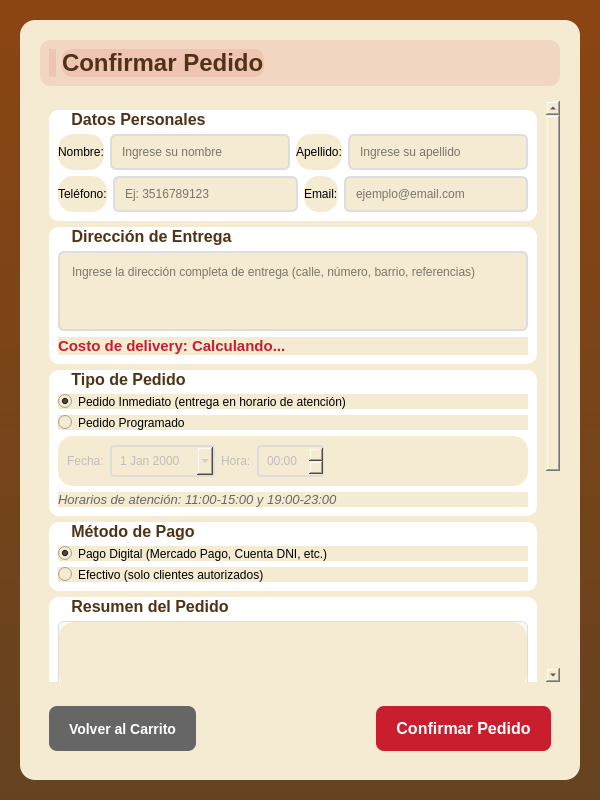
<?xml version="1.0" encoding="UTF-8"?>
<ui version="4.0">
 <class>ConfirmacionPedido</class>
 <widget class="QWidget" name="ConfirmacionPedido">
  <property name="geometry">
   <rect>
    <x>0</x>
    <y>0</y>
    <width>600</width>
    <height>800</height>
   </rect>
  </property>
  <property name="windowTitle">
   <string>Confirmar Pedido - Rotisería El Buen Gusto</string>
  </property>
  <property name="styleSheet">
   <string notr="true">
   QWidget {
       background: qlineargradient(x1:0, y1:0, x2:0, y2:1, stop:0 #8B4513, stop:1 #654321);
       font-family: 'Segoe UI', Arial, sans-serif;
   }
   </string>
  </property>
  <layout class="QVBoxLayout" name="verticalLayout_main">
   <property name="spacing">
    <number>10</number>
   </property>
   <property name="leftMargin">
    <number>20</number>
   </property>
   <property name="topMargin">
    <number>20</number>
   </property>
   <property name="rightMargin">
    <number>20</number>
   </property>
   <property name="bottomMargin">
    <number>20</number>
   </property>
   <item>
    <widget class="QFrame" name="frame_main">
     <property name="styleSheet">
      <string notr="true">background-color: #F5EBD2; border-radius: 15px;</string>
     </property>
     <property name="frameShape">
      <enum>QFrame::Shape::StyledPanel</enum>
     </property>
     <layout class="QVBoxLayout" name="verticalLayout_frame">
      <property name="spacing">
       <number>15</number>
      </property>
      <property name="leftMargin">
       <number>20</number>
      </property>
      <property name="topMargin">
       <number>20</number>
      </property>
      <property name="rightMargin">
       <number>20</number>
      </property>
      <property name="bottomMargin">
       <number>20</number>
      </property>
      <item>
       <widget class="QFrame" name="frame_header">
        <property name="maximumSize">
         <size>
          <width>16777215</width>
          <height>80</height>
         </size>
        </property>
        <property name="styleSheet">
         <string notr="true">background-color: rgba(200, 30, 45, 0.1); border-radius: 10px;</string>
        </property>
        <layout class="QHBoxLayout" name="horizontalLayout_header">
         <item>
          <widget class="QLabel" name="label_logo">
           <property name="maximumSize">
            <size>
             <width>50</width>
             <height>50</height>
            </size>
           </property>
           <property name="text">
            <string/>
           </property>
           <property name="pixmap">
            <pixmap resource="img.qrc">:/logo.png</pixmap>
           </property>
           <property name="scaledContents">
            <bool>true</bool>
           </property>
          </widget>
         </item>
         <item>
          <widget class="QLabel" name="label_titulo">
           <property name="font">
            <font>
             <family>Segoe UI</family>
             <pointsize>18</pointsize>
             <bold>true</bold>
            </font>
           </property>
           <property name="styleSheet">
            <string notr="true">color: rgb(80,50,20);</string>
           </property>
           <property name="text">
            <string>Confirmar Pedido</string>
           </property>
          </widget>
         </item>
         <item>
          <spacer name="horizontalSpacer_header">
           <property name="orientation">
            <enum>Qt::Orientation::Horizontal</enum>
           </property>
           <property name="sizeHint" stdset="0">
            <size>
             <width>40</width>
             <height>20</height>
            </size>
           </property>
          </spacer>
         </item>
        </layout>
       </widget>
      </item>
      <item>
       <widget class="QScrollArea" name="scrollArea_main">
        <property name="styleSheet">
         <string notr="true">QScrollArea { border: none; background-color: transparent; }</string>
        </property>
        <property name="widgetResizable">
         <bool>true</bool>
        </property>
        <widget class="QWidget" name="scrollAreaWidgetContents">
         <property name="geometry">
          <rect>
           <x>0</x>
           <y>0</y>
           <width>538</width>
           <height>1200</height>
          </rect>
         </property>
         <layout class="QVBoxLayout" name="verticalLayout_scroll">
          <item>
           <widget class="QGroupBox" name="groupBox_datosPersonales">
            <property name="font">
             <font>
              <pointsize>12</pointsize>
              <bold>true</bold>
             </font>
            </property>
            <property name="styleSheet">
             <string notr="true">
             QGroupBox {
                 background-color: white;
                 border-radius: 10px;
                 padding-top: 15px;
                 color: rgb(80,50,20);
             }
             QGroupBox::title {
                 subcontrol-origin: margin;
                 left: 10px;
                 padding: 0 10px 0 10px;
             }
             </string>
            </property>
            <property name="title">
             <string>Datos Personales</string>
            </property>
            <layout class="QVBoxLayout" name="verticalLayout_datosPersonales">
             <item>
              <layout class="QHBoxLayout" name="horizontalLayout_nombres">
               <item>
                <widget class="QLabel" name="label_nombre">
                 <property name="text">
                  <string>Nombre:</string>
                 </property>
                 <property name="font">
                  <font>
                   <bold>false</bold>
                  </font>
                 </property>
                </widget>
               </item>
               <item>
                <widget class="QLineEdit" name="lineEdit_nombre">
                 <property name="styleSheet">
                  <string notr="true">QLineEdit { padding: 8px; border: 2px solid #ddd; border-radius: 6px; }</string>
                 </property>
                 <property name="placeholderText">
                  <string>Ingrese su nombre</string>
                 </property>
                </widget>
               </item>
               <item>
                <widget class="QLabel" name="label_apellido">
                 <property name="text">
                  <string>Apellido:</string>
                 </property>
                 <property name="font">
                  <font>
                   <bold>false</bold>
                  </font>
                 </property>
                </widget>
               </item>
               <item>
                <widget class="QLineEdit" name="lineEdit_apellido">
                 <property name="styleSheet">
                  <string notr="true">QLineEdit { padding: 8px; border: 2px solid #ddd; border-radius: 6px; }</string>
                 </property>
                 <property name="placeholderText">
                  <string>Ingrese su apellido</string>
                 </property>
                </widget>
               </item>
              </layout>
             </item>
             <item>
              <layout class="QHBoxLayout" name="horizontalLayout_contacto">
               <item>
                <widget class="QLabel" name="label_telefono">
                 <property name="text">
                  <string>Teléfono:</string>
                 </property>
                 <property name="font">
                  <font>
                   <bold>false</bold>
                  </font>
                 </property>
                </widget>
               </item>
               <item>
                <widget class="QLineEdit" name="lineEdit_telefono">
                 <property name="styleSheet">
                  <string notr="true">QLineEdit { padding: 8px; border: 2px solid #ddd; border-radius: 6px; }</string>
                 </property>
                 <property name="placeholderText">
                  <string>Ej: 3516789123</string>
                 </property>
                </widget>
               </item>
               <item>
                <widget class="QLabel" name="label_email">
                 <property name="text">
                  <string>Email:</string>
                 </property>
                 <property name="font">
                  <font>
                   <bold>false</bold>
                  </font>
                 </property>
                </widget>
               </item>
               <item>
                <widget class="QLineEdit" name="lineEdit_email">
                 <property name="styleSheet">
                  <string notr="true">QLineEdit { padding: 8px; border: 2px solid #ddd; border-radius: 6px; }</string>
                 </property>
                 <property name="placeholderText">
                  <string>ejemplo@email.com</string>
                 </property>
                </widget>
               </item>
              </layout>
             </item>
            </layout>
           </widget>
          </item>
          <item>
           <widget class="QGroupBox" name="groupBox_direccionEntrega">
            <property name="font">
             <font>
              <pointsize>12</pointsize>
              <bold>true</bold>
             </font>
            </property>
            <property name="styleSheet">
             <string notr="true">
             QGroupBox {
                 background-color: white;
                 border-radius: 10px;
                 padding-top: 15px;
                 color: rgb(80,50,20);
             }
             QGroupBox::title {
                 subcontrol-origin: margin;
                 left: 10px;
                 padding: 0 10px 0 10px;
             }
             </string>
            </property>
            <property name="title">
             <string>Dirección de Entrega</string>
            </property>
            <layout class="QVBoxLayout" name="verticalLayout_direccion">
             <item>
              <widget class="QTextEdit" name="textEdit_direccion">
               <property name="maximumSize">
                <size>
                 <width>16777215</width>
                 <height>80</height>
                </size>
               </property>
               <property name="styleSheet">
                <string notr="true">QTextEdit { padding: 8px; border: 2px solid #ddd; border-radius: 6px; }</string>
               </property>
               <property name="placeholderText">
                <string>Ingrese la dirección completa de entrega (calle, número, barrio, referencias)</string>
               </property>
              </widget>
             </item>
             <item>
              <widget class="QLabel" name="label_costoDelivery">
               <property name="font">
                <font>
                 <pointsize>11</pointsize>
                 <bold>true</bold>
                </font>
               </property>
               <property name="styleSheet">
                <string notr="true">color: rgb(200, 30, 45);</string>
               </property>
               <property name="text">
                <string>Costo de delivery: Calculando...</string>
               </property>
              </widget>
             </item>
            </layout>
           </widget>
          </item>
          <item>
           <widget class="QGroupBox" name="groupBox_tipoPedido">
            <property name="font">
             <font>
              <pointsize>12</pointsize>
              <bold>true</bold>
             </font>
            </property>
            <property name="styleSheet">
             <string notr="true">
             QGroupBox {
                 background-color: white;
                 border-radius: 10px;
                 padding-top: 15px;
                 color: rgb(80,50,20);
             }
             QGroupBox::title {
                 subcontrol-origin: margin;
                 left: 10px;
                 padding: 0 10px 0 10px;
             }
             </string>
            </property>
            <property name="title">
             <string>Tipo de Pedido</string>
            </property>
            <layout class="QVBoxLayout" name="verticalLayout_tipoPedido">
             <item>
              <widget class="QRadioButton" name="radioButton_inmediato">
               <property name="text">
                <string>Pedido Inmediato (entrega en horario de atención)</string>
               </property>
               <property name="checked">
                <bool>true</bool>
               </property>
               <property name="font">
                <font>
                 <bold>false</bold>
                </font>
               </property>
              </widget>
             </item>
             <item>
              <widget class="QRadioButton" name="radioButton_programado">
               <property name="text">
                <string>Pedido Programado</string>
               </property>
               <property name="font">
                <font>
                 <bold>false</bold>
                </font>
               </property>
              </widget>
             </item>
             <item>
              <widget class="QFrame" name="frame_programacion">
               <property name="enabled">
                <bool>false</bool>
               </property>
               <layout class="QHBoxLayout" name="horizontalLayout_programacion">
                <item>
                 <widget class="QLabel" name="label_fecha">
                  <property name="text">
                   <string>Fecha:</string>
                  </property>
                 </widget>
                </item>
                <item>
                 <widget class="QDateEdit" name="dateEdit_fecha">
                  <property name="styleSheet">
                   <string notr="true">QDateEdit { padding: 6px; border: 2px solid #ddd; border-radius: 4px; }</string>
                  </property>
                  <property name="calendarPopup">
                   <bool>true</bool>
                  </property>
                 </widget>
                </item>
                <item>
                 <widget class="QLabel" name="label_hora">
                  <property name="text">
                   <string>Hora:</string>
                  </property>
                 </widget>
                </item>
                <item>
                 <widget class="QTimeEdit" name="timeEdit_hora">
                  <property name="styleSheet">
                   <string notr="true">QTimeEdit { padding: 6px; border: 2px solid #ddd; border-radius: 4px; }</string>
                  </property>
                  <property name="displayFormat">
                   <string>HH:mm</string>
                  </property>
                 </widget>
                </item>
                <item>
                 <spacer name="horizontalSpacer_programacion">
                  <property name="orientation">
                   <enum>Qt::Orientation::Horizontal</enum>
                  </property>
                  <property name="sizeHint" stdset="0">
                   <size>
                    <width>40</width>
                    <height>20</height>
                   </size>
                  </property>
                 </spacer>
                </item>
               </layout>
              </widget>
             </item>
             <item>
              <widget class="QLabel" name="label_horarioAtencion">
               <property name="font">
                <font>
                 <pointsize>10</pointsize>
                 <italic>true</italic>
                 <bold>false</bold>
                </font>
               </property>
               <property name="styleSheet">
                <string notr="true">color: #666;</string>
               </property>
               <property name="text">
                <string>Horarios de atención: 11:00-15:00 y 19:00-23:00</string>
               </property>
              </widget>
             </item>
            </layout>
           </widget>
          </item>
          <item>
           <widget class="QGroupBox" name="groupBox_metodoPago">
            <property name="font">
             <font>
              <pointsize>12</pointsize>
              <bold>true</bold>
             </font>
            </property>
            <property name="styleSheet">
             <string notr="true">
             QGroupBox {
                 background-color: white;
                 border-radius: 10px;
                 padding-top: 15px;
                 color: rgb(80,50,20);
             }
             QGroupBox::title {
                 subcontrol-origin: margin;
                 left: 10px;
                 padding: 0 10px 0 10px;
             }
             </string>
            </property>
            <property name="title">
             <string>Método de Pago</string>
            </property>
            <layout class="QVBoxLayout" name="verticalLayout_metodoPago">
             <item>
              <widget class="QRadioButton" name="radioButton_digital">
               <property name="text">
                <string>Pago Digital (Mercado Pago, Cuenta DNI, etc.)</string>
               </property>
               <property name="checked">
                <bool>true</bool>
               </property>
               <property name="font">
                <font>
                 <bold>false</bold>
                </font>
               </property>
              </widget>
             </item>
             <item>
              <widget class="QRadioButton" name="radioButton_efectivo">
               <property name="text">
                <string>Efectivo (solo clientes autorizados)</string>
               </property>
               <property name="font">
                <font>
                 <bold>false</bold>
                </font>
               </property>
              </widget>
             </item>
            </layout>
           </widget>
          </item>
          <item>
           <widget class="QGroupBox" name="groupBox_resumenPedido">
            <property name="font">
             <font>
              <pointsize>12</pointsize>
              <bold>true</bold>
             </font>
            </property>
            <property name="styleSheet">
             <string notr="true">
             QGroupBox {
                 background-color: white;
                 border-radius: 10px;
                 padding-top: 15px;
                 color: rgb(80,50,20);
             }
             QGroupBox::title {
                 subcontrol-origin: margin;
                 left: 10px;
                 padding: 0 10px 0 10px;
             }
             </string>
            </property>
            <property name="title">
             <string>Resumen del Pedido</string>
            </property>
            <layout class="QVBoxLayout" name="verticalLayout_resumenPedido">
             <item>
              <widget class="QScrollArea" name="scrollArea_productos">
               <property name="maximumSize">
                <size>
                 <width>16777215</width>
                 <height>200</height>
                </size>
               </property>
               <property name="styleSheet">
                <string notr="true">QScrollArea { border: 1px solid #ddd; border-radius: 6px; background-color: #f9f9f9; }</string>
               </property>
               <property name="widgetResizable">
                <bool>true</bool>
               </property>
               <widget class="QWidget" name="scrollAreaWidgetContents_productos">
                <property name="geometry">
                 <rect>
                  <x>0</x>
                  <y>0</y>
                  <width>494</width>
                  <height>198</height>
                 </rect>
                </property>
                <layout class="QVBoxLayout" name="verticalLayout_productos">
                 <property name="spacing">
                  <number>5</number>
                 </property>
                </layout>
               </widget>
              </widget>
             </item>
             <item>
              <widget class="QFrame" name="frame_totales">
               <property name="styleSheet">
                <string notr="true">background-color: #f0f0f0; border-radius: 6px; padding: 10px;</string>
               </property>
               <layout class="QVBoxLayout" name="verticalLayout_totales">
                <item>
                 <widget class="QLabel" name="label_subtotal">
                  <property name="font">
                   <font>
                    <pointsize>11</pointsize>
                    <bold>false</bold>
                   </font>
                  </property>
                  <property name="text">
                   <string>Subtotal: $0.00</string>
                  </property>
                 </widget>
                </item>
                <item>
                 <widget class="QLabel" name="label_delivery">
                  <property name="font">
                   <font>
                    <pointsize>11</pointsize>
                    <bold>false</bold>
                   </font>
                  </property>
                  <property name="text">
                   <string>Delivery: $0.00</string>
                  </property>
                 </widget>
                </item>
                <item>
                 <widget class="QLabel" name="label_total">
                  <property name="font">
                   <font>
                    <pointsize>14</pointsize>
                    <bold>true</bold>
                   </font>
                  </property>
                  <property name="styleSheet">
                   <string notr="true">color: rgb(200, 30, 45);</string>
                  </property>
                  <property name="text">
                   <string>Total: $0.00</string>
                  </property>
                 </widget>
                </item>
               </layout>
              </widget>
             </item>
            </layout>
           </widget>
          </item>
          <item>
           <widget class="QGroupBox" name="groupBox_comentarios">
            <property name="font">
             <font>
              <pointsize>12</pointsize>
              <bold>true</bold>
             </font>
            </property>
            <property name="styleSheet">
             <string notr="true">
             QGroupBox {
                 background-color: white;
                 border-radius: 10px;
                 padding-top: 15px;
                 color: rgb(80,50,20);
             }
             QGroupBox::title {
                 subcontrol-origin: margin;
                 left: 10px;
                 padding: 0 10px 0 10px;
             }
             </string>
            </property>
            <property name="title">
             <string>Comentarios Adicionales</string>
            </property>
            <layout class="QVBoxLayout" name="verticalLayout_comentarios">
             <item>
              <widget class="QTextEdit" name="textEdit_comentarios">
               <property name="maximumSize">
                <size>
                 <width>16777215</width>
                 <height>80</height>
                </size>
               </property>
               <property name="styleSheet">
                <string notr="true">QTextEdit { padding: 8px; border: 2px solid #ddd; border-radius: 6px; }</string>
               </property>
               <property name="placeholderText">
                <string>Comentarios especiales, preferencias de cocción, sin sal, etc. (opcional)</string>
               </property>
              </widget>
             </item>
            </layout>
           </widget>
          </item>
         </layout>
        </widget>
       </widget>
      </item>
      <item>
       <widget class="QFrame" name="frame_botones">
        <property name="maximumSize">
         <size>
          <width>16777215</width>
          <height>80</height>
         </size>
        </property>
        <property name="styleSheet">
         <string notr="true">background-color: transparent;</string>
        </property>
        <layout class="QHBoxLayout" name="horizontalLayout_botones">
         <item>
          <widget class="QPushButton" name="pushButton_volver">
           <property name="minimumSize">
            <size>
             <width>120</width>
             <height>45</height>
            </size>
           </property>
           <property name="text">
            <string>Volver al Carrito</string>
           </property>
           <property name="styleSheet">
            <string notr="true">
            QPushButton {
                background-color: #666;
                color: white;
                border: none;
                padding: 12px 20px;
                border-radius: 8px;
                font-size: 14px;
                font-weight: bold;
            }
            QPushButton:hover {
                background-color: #555;
            }
            </string>
           </property>
          </widget>
         </item>
         <item>
          <spacer name="horizontalSpacer_botones">
           <property name="orientation">
            <enum>Qt::Orientation::Horizontal</enum>
           </property>
           <property name="sizeHint" stdset="0">
            <size>
             <width>40</width>
             <height>20</height>
            </size>
           </property>
          </spacer>
         </item>
         <item>
          <widget class="QPushButton" name="pushButton_confirmar">
           <property name="minimumSize">
            <size>
             <width>150</width>
             <height>45</height>
            </size>
           </property>
           <property name="text">
            <string>Confirmar Pedido</string>
           </property>
           <property name="styleSheet">
            <string notr="true">
            QPushButton {
                background-color: rgb(200, 30, 45);
                color: white;
                border: none;
                padding: 12px 20px;
                border-radius: 8px;
                font-size: 16px;
                font-weight: bold;
            }
            QPushButton:hover {
                background-color: rgb(180, 25, 40);
            }
            QPushButton:disabled {
                background-color: #ccc;
                color: #999;
            }
            </string>
           </property>
          </widget>
         </item>
        </layout>
       </widget>
      </item>
     </layout>
    </widget>
   </item>
  </layout>
 </widget>
 <resources>
  <include location="img.qrc"/>
 </resources>
 <connections/>
</ui>
